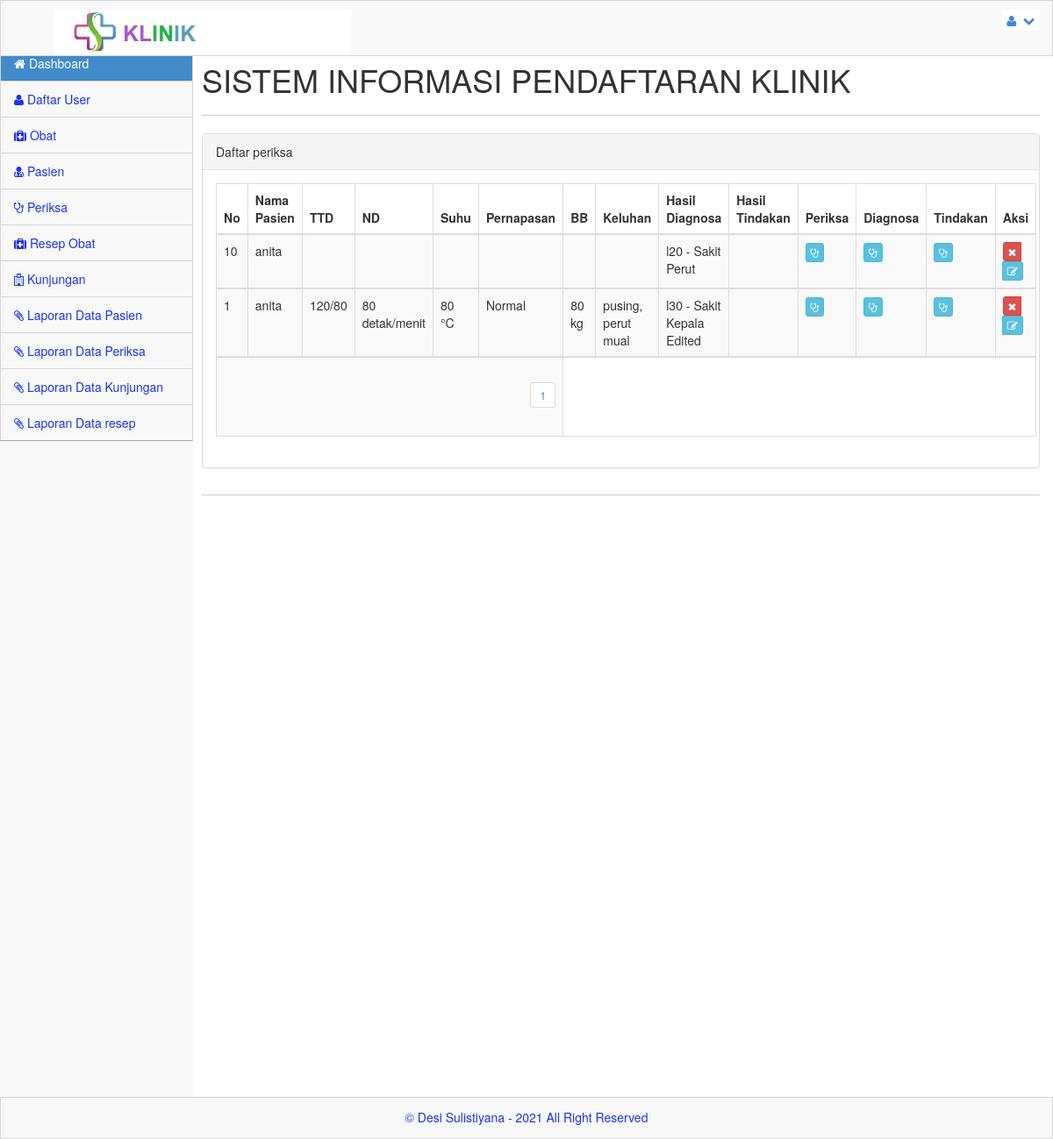
The app's page /admin/index.php?menu=periksa (signed in) with its own data.
### tables this page shows
CREATE TABLE `periksa` (
  `id_periksa` int(10) NOT NULL,
  `no_kunjungan` int(10) NOT NULL,
  `tensi` varchar(20) DEFAULT NULL,
  `nadi` varchar(20) DEFAULT NULL,
  `suhu` varchar(20) DEFAULT NULL,
  `napas` varchar(20) DEFAULT NULL,
  `bb` varchar(20) DEFAULT NULL,
  `keluhan` text DEFAULT NULL,
  `kd_diagnosa` varchar(20) DEFAULT NULL,
  `kd_tindakan` varchar(10) DEFAULT NULL,
  `created_at` timestamp NULL DEFAULT current_timestamp(),
  `update_at` timestamp NULL DEFAULT current_timestamp(),
  `daleted_at` timestamp NULL DEFAULT NULL
);

CREATE TABLE `kunjungan` (
  `no_kunjungan` int(10) NOT NULL,
  `no_rm` varchar(10) NOT NULL,
  `created_at` timestamp NULL DEFAULT current_timestamp(),
  `updated_at` timestamp NULL DEFAULT current_timestamp(),
  `deleted_at` timestamp NULL DEFAULT NULL
);

CREATE TABLE `pasien` (
  `no_rm` varchar(11) NOT NULL,
  `nm_pasien` varchar(300) NOT NULL,
  `j_kel` varchar(100) NOT NULL,
  `agama` varchar(100) NOT NULL,
  `alamat` varchar(300) NOT NULL,
  `tgl_lhr` date NOT NULL,
  `ktp` varchar(16) NOT NULL,
  `no_tlp` varchar(12) NOT NULL,
  `nm_kel` varchar(20) NOT NULL,
  `hub_kel` varchar(100) NOT NULL
);

CREATE TABLE `diagnosa` (
  `id_diag` int(11) NOT NULL,
  `kd_diag` varchar(30) NOT NULL,
  `id_periksa` int(10) DEFAULT NULL,
  `nm_diag` varchar(300) DEFAULT NULL,
  `created_at` timestamp NULL DEFAULT current_timestamp(),
  `updated_at` timestamp NULL DEFAULT current_timestamp(),
  `deleted_at` timestamp NULL DEFAULT NULL
);

### admin/periksa.php (the view, shortened to what this page needs)
<?php
$row = 20;
$hal = isset($_GET['hal']) ? $_GET['hal'] : 0;
$pageSql = "SELECT * FROM periksa";
$pageQry = mysqli_query($server,$pageSql) or die ("error paging: ".mysqli_error());
$jml	 = mysqli_num_rows($pageQry);
$max	 = ceil($jml/$row);
?>
<div class="panel panel-default">
	<div class="panel-heading">
		Daftar periksa
	</div>
	<div class="panel-body">
		<div class="table-responsive">
			<table class="table table-striped table-bordered table-hover">
				<thead>
					<tr>
						<th>No</th>
						<th>Nama Pasien</th>
						<th>TTD</th>
						<th>ND</th>
						<th>Suhu</th>
						<th>Pernapasan</th>
						<th>BB</th>
						<th>Keluhan</th>
						<th>Hasil Diagnosa</th>
						<th>Hasil Tindakan</th>
						<th>Periksa</th>
						<th>Diagnosa</th>
						<th>Tindakan</th>
						<th width="90">Aksi</th>
					</tr>
				</thead>
			<?php
				$periksaSql = "SELECT * FROM periksa LEFT JOIN kunjungan ON kunjungan.no_kunjungan=periksa.no_kunjungan LEFT JOIN pasien ON pasien.no_rm=kunjungan.no_rm ORDER BY id_periksa DESC LIMIT $hal, $row";
				$periksaQry = mysqli_query($server,$periksaSql)  or die ("Query periksa salah : ".mysqli_error());
				while ($periksa = mysqli_fetch_array($periksaQry)) {
			?>
				<tbody>
					<tr>
						<td><?php echo $periksa['no_kunjungan'];?></td>
						<td><?php echo $periksa['nm_pasien'];?></td>
						<td><?php echo $periksa['tensi'];?></td>
						<td><?php echo $periksa['nadi'];?></td>
						<td><?php echo $periksa['suhu'];?></td>
						<td><?php echo $periksa['napas'];?></td>
						<td><?php echo $periksa['bb'];?></td>
						<td><?php echo $periksa['keluhan'];?></td>
						<td><?php
						$query = "SELECT * FROM diagnosa WHERE id_periksa = '".$periksa["id_periksa"]."'";
						$diag = mysqli_query($server,$query) or die("Query Error get pasien".mysqli_error());
						$data = mysqli_fetch_assoc($diag);
						if($data==null){
							echo('-');
						}else{
						echo($data["kd_diag"]." - ".$data["nm_diag"]);
						}
						?>
						</td>
						<td><?php echo $periksa['kd_tindakan'];?></td>
						<td><a href="?menu=periksa_edit&aksi=edit&nmr=<?php echo $periksa['id_periksa']; ?>" class="btn btn-xs btn-info tipsy-kiri-atas" title='Tambah Periksa'> <i class="icon-stethoscope icon-white"></i> </a></td>
						<td><a href="?menu=diagnosa_edit&aksi=edit&nmr=<?php echo $periksa['id_periksa']; ?>" class="btn btn-xs btn-info tipsy-kiri-atas" title='Tambah Diagnosa'> <i class="icon-stethoscope icon-white"></i> </a></td>
						<td><a href="?menu=periksa_edit&aksi=edit&nmr=<?php echo $periksa['id_periksa']; ?>" class="btn btn-xs btn-info tipsy-kiri-atas" title='Tambah Tindakan'> <i class="icon-stethoscope icon-white"></i> </a></td>
						<td>
						  <div class='btn-group'>
						  <a href="?menu=periksa_del&aksi=hapus&nmr=<?php echo $periksa['id_periksa']; ?>" class="btn btn-xs btn-danger tipsy-kiri-atas" title="Hapus Data Ini" onclick="return confirm('ANDA YAKIN AKAN MENGHAPUS DATA PENTING INI ... ?')"><i class="icon-remove icon-white"></i></a>
						  <a href="?menu=periksa_edit&aksi=edit&nmr=<?php echo $periksa['id_periksa']; ?>" class="btn btn-xs btn-info tipsy-kiri-atas" title='Edit Data ini'> <i class="icon-edit icon-white"></i> </a>
						  </div>
						</td>
					</tr>
				</tbody>
			<?php } ?>
					<tr>
						<td colspan="6" align="right">
						<?php
						for($h = 1; $h <= $max; $h++){
							$list[$h] = $row*$h-$row;
							echo "<ul class='pagination pagination-sm'><li><a href='?menu=periksa&hal=$list[$h]'>$h</a></li></ul>";
						}
						?></td>
					</tr>
			</table>
		</div>
	</div>
</div>

### css/main.css (style rules this page uses)
@media (min-width: 768px) { html, body { height: 100%; } }
body.padTop53 { padding-top: 75px; overflow: visible; }
@media (min-width: 802px) { body.padTop53 { padding-top: 51px; } }

### css/MoneAdmin.css (style rules this page uses)
body { background-color: #f8f8f8; }

### records on screen
periksa: kunjungan.no_kunjungan "10", pasien.nm_pasien "anita", diagnosa.kd_diag "l20", diagnosa.nm_diag "Sakit Perut"
periksa: kunjungan.no_kunjungan "1", pasien.nm_pasien "anita", tensi "120/80", nadi "80 detak/menit", suhu "80 °C", napas "Normal", bb "80 kg", keluhan "pusing, perut mual", diagnosa.kd_diag "l30", diagnosa.nm_diag "Sakit Kepala Edited"
